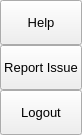
               <widget class="QFrame" name="extraRightBox">
                <property name="minimumSize">
                 <size>
                  <width>0</width>
                  <height>0</height>
                 </size>
                </property>
                <property name="maximumSize">
                 <size>
                  <width>0</width>
                  <height>16777215</height>
                 </size>
                </property>
                <property name="frameShape">
                 <enum>QFrame::NoFrame</enum>
                </property>
                <property name="frameShadow">
                 <enum>QFrame::Raised</enum>
                </property>
                <layout class="QVBoxLayout" name="verticalLayout_7">
                 <property name="spacing">
                  <number>0</number>
                 </property>
                 <property name="leftMargin">
                  <number>0</number>
                 </property>
                 <property name="topMargin">
                  <number>0</number>
                 </property>
                 <property name="rightMargin">
                  <number>0</number>
                 </property>
                 <property name="bottomMargin">
                  <number>0</number>
                 </property>
                 <item>
                  <widget class="QFrame" name="themeSettingsTopDetail">
                   <property name="maximumSize">
                    <size>
                     <width>16777215</width>
                     <height>3</height>
                    </size>
                   </property>
                   <property name="frameShape">
                    <enum>QFrame::NoFrame</enum>
                   </property>
                   <property name="frameShadow">
                    <enum>QFrame::Raised</enum>
                   </property>
                  </widget>
                 </item>
                 <item>
                  <widget class="QFrame" name="contentSettings">
                   <property name="frameShape">
                    <enum>QFrame::NoFrame</enum>
                   </property>
                   <property name="frameShadow">
                    <enum>QFrame::Raised</enum>
                   </property>
                   <layout class="QVBoxLayout" name="verticalLayout_13">
                    <property name="spacing">
                     <number>0</number>
                    </property>
                    <property name="leftMargin">
                     <number>0</number>
                    </property>
                    <property name="topMargin">
                     <number>0</number>
                    </property>
                    <property name="rightMargin">
                     <number>0</number>
                    </property>
                    <property name="bottomMargin">
                     <number>0</number>
                    </property>
                    <item alignment="Qt::AlignTop">
                     <widget class="QFrame" name="topMenus">
                      <property name="frameShape">
                       <enum>QFrame::NoFrame</enum>
                      </property>
                      <property name="frameShadow">
                       <enum>QFrame::Raised</enum>
                      </property>
                      <layout class="QVBoxLayout" name="verticalLayout_14">
                       <property name="spacing">
                        <number>0</number>
                       </property>
                       <property name="leftMargin">
                        <number>0</number>
                       </property>
                       <property name="topMargin">
                        <number>0</number>
                       </property>
                       <property name="rightMargin">
                        <number>0</number>
                       </property>
                       <property name="bottomMargin">
                        <number>0</number>
                       </property>
                       <item>
                        <widget class="QPushButton" name="btn_help">
                         <property name="sizePolicy">
                          <sizepolicy hsizetype="Expanding" vsizetype="Fixed">
                           <horstretch>0</horstretch>
                           <verstretch>0</verstretch>
                          </sizepolicy>
                         </property>
                         <property name="minimumSize">
                          <size>
                           <width>0</width>
                           <height>45</height>
                          </size>
                         </property>
                         <property name="font">
                          <font>
                           <family>Segoe UI</family>
                           <pointsize>10</pointsize>
                           <weight>50</weight>
                           <italic>false</italic>
                           <bold>false</bold>
                          </font>
                         </property>
                         <property name="cursor">
                          <cursorShape>PointingHandCursor</cursorShape>
                         </property>
                         <property name="layoutDirection">
                          <enum>Qt::LeftToRight</enum>
                         </property>
                         <property name="styleSheet">
                          <string notr="true">background-image: url(:/icons/images/icons/cil-external-link.png);</string>
                         </property>
                         <property name="text">
                          <string>Help</string>
                         </property>
                        </widget>
                       </item>
                       <item>
                        <widget class="QPushButton" name="btn_report">
                         <property name="sizePolicy">
                          <sizepolicy hsizetype="Expanding" vsizetype="Fixed">
                           <horstretch>0</horstretch>
                           <verstretch>0</verstretch>
                          </sizepolicy>
                         </property>
                         <property name="minimumSize">
                          <size>
                           <width>0</width>
                           <height>45</height>
                          </size>
                         </property>
                         <property name="font">
                          <font>
                           <family>Segoe UI</family>
                           <pointsize>10</pointsize>
                           <weight>50</weight>
                           <italic>false</italic>
                           <bold>false</bold>
                          </font>
                         </property>
                         <property name="cursor">
                          <cursorShape>PointingHandCursor</cursorShape>
                         </property>
                         <property name="layoutDirection">
                          <enum>Qt::LeftToRight</enum>
                         </property>
                         <property name="styleSheet">
                          <string notr="true">background-image: url(:/icons/images/icons/cil-speech.png);</string>
                         </property>
                         <property name="text">
                          <string>Report Issue</string>
                         </property>
                        </widget>
                       </item>
                       <item>
                        <widget class="QPushButton" name="btn_logout">
                         <property name="sizePolicy">
                          <sizepolicy hsizetype="Expanding" vsizetype="Fixed">
                           <horstretch>0</horstretch>
                           <verstretch>0</verstretch>
                          </sizepolicy>
                         </property>
                         <property name="minimumSize">
                          <size>
                           <width>0</width>
                           <height>45</height>
                          </size>
                         </property>
                         <property name="font">
                          <font>
                           <family>Segoe UI</family>
                           <pointsize>10</pointsize>
                           <weight>50</weight>
                           <italic>false</italic>
                           <bold>false</bold>
                          </font>
                         </property>
                         <property name="cursor">
                          <cursorShape>PointingHandCursor</cursorShape>
                         </property>
                         <property name="layoutDirection">
                          <enum>Qt::LeftToRight</enum>
                         </property>
                         <property name="styleSheet">
                          <string notr="true">background-image: url(:/icons/images/icons/cil-account-logout.png);</string>
                         </property>
                         <property name="text">
                          <string>Logout</string>
                         </property>
                        </widget>
                       </item>
                      </layout>
                     </widget>
                    </item>
                   </layout>
                  </widget>
                 </item>
                </layout>
               </widget>
